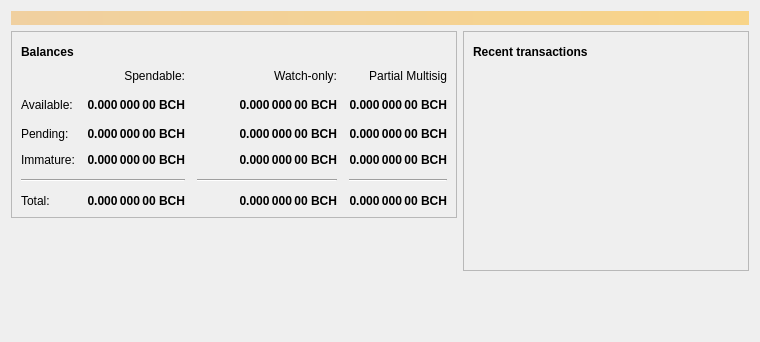
<?xml version="1.0" encoding="UTF-8"?>
<ui version="4.0">
 <class>OverviewPage</class>
 <widget class="QWidget" name="OverviewPage">
  <property name="geometry">
   <rect>
    <x>0</x>
    <y>0</y>
    <width>760</width>
    <height>342</height>
   </rect>
  </property>
  <property name="windowTitle">
   <string>Form</string>
  </property>
  <layout class="QVBoxLayout" name="topLayout">
   <item>
    <widget class="QLabel" name="labelAlerts">
     <property name="visible">
      <bool>false</bool>
     </property>
     <property name="styleSheet">
      <string notr="true">background-color: qlineargradient(x1: 0, y1: 0, x2: 1, y2: 0, stop:0 #F0D0A0, stop:1 #F8D488); color:#000000;</string>
     </property>
     <property name="wordWrap">
      <bool>true</bool>
     </property>
     <property name="margin">
      <number>3</number>
     </property>
    </widget>
   </item>
   <item>
    <layout class="QHBoxLayout" name="horizontalLayout" stretch="1,1">
     <item>
      <layout class="QVBoxLayout" name="verticalLayout_2">
       <item>
        <widget class="QFrame" name="frame">
         <property name="frameShape">
          <enum>QFrame::StyledPanel</enum>
         </property>
         <property name="frameShadow">
          <enum>QFrame::Raised</enum>
         </property>
         <layout class="QVBoxLayout" name="verticalLayout_4">
          <item>
           <layout class="QHBoxLayout" name="horizontalLayout_4">
            <item>
             <widget class="QLabel" name="label_5">
              <property name="font">
               <font>
                <bold>true</bold>
               </font>
              </property>
              <property name="text">
               <string>Balances</string>
              </property>
             </widget>
            </item>
            <item>
             <widget class="QPushButton" name="labelWalletStatus">
              <property name="enabled">
               <bool>true</bool>
              </property>
              <property name="maximumSize">
               <size>
                <width>30</width>
                <height>16777215</height>
               </size>
              </property>
              <property name="toolTip">
               <string>The displayed information may be out of date. Your wallet automatically synchronizes with the Bitcoin network after a connection is established, but this process has not completed yet.</string>
              </property>
              <property name="text">
               <string/>
              </property>
              <property name="icon">
               <iconset>
                <normaloff>:/icons/warning</normaloff>
                <disabledoff>:/icons/warning</disabledoff>:/icons/warning</iconset>
              </property>
              <property name="iconSize">
               <size>
                <width>24</width>
                <height>24</height>
               </size>
              </property>
              <property name="flat">
               <bool>true</bool>
              </property>
             </widget>
            </item>
            <item>
             <spacer name="horizontalSpacer_3">
              <property name="orientation">
               <enum>Qt::Horizontal</enum>
              </property>
              <property name="sizeHint" stdset="0">
               <size>
                <width>40</width>
                <height>20</height>
               </size>
              </property>
             </spacer>
            </item>
           </layout>
          </item>
          <item>
           <layout class="QGridLayout" name="gridLayout">
            <property name="spacing">
             <number>12</number>
            </property>
            <item row="3" column="2">
             <widget class="QLabel" name="labelWatchImmature">
              <property name="font">
               <font>
                <bold>true</bold>
               </font>
              </property>
              <property name="cursor">
               <cursorShape>IBeamCursor</cursorShape>
              </property>
              <property name="toolTip">
               <string>Mined balance in watch-only addresses that has not yet matured</string>
              </property>
              <property name="text">
               <string notr="true">0.000 000 00 BCH</string>
              </property>
              <property name="alignment">
               <set>Qt::AlignRight|Qt::AlignTrailing|Qt::AlignVCenter</set>
              </property>
              <property name="textInteractionFlags">
               <set>Qt::LinksAccessibleByMouse|Qt::TextSelectableByKeyboard|Qt::TextSelectableByMouse</set>
              </property>
             </widget>
            </item>
            <item row="5" column="2">
             <widget class="QLabel" name="labelWatchTotal">
              <property name="font">
               <font>
                <bold>true</bold>
               </font>
              </property>
              <property name="cursor">
               <cursorShape>IBeamCursor</cursorShape>
              </property>
              <property name="toolTip">
               <string>Current total balance in watch-only addresses</string>
              </property>
              <property name="text">
               <string notr="true">0.000 000 00 BCH</string>
              </property>
              <property name="alignment">
               <set>Qt::AlignRight|Qt::AlignTrailing|Qt::AlignVCenter</set>
              </property>
              <property name="textInteractionFlags">
               <set>Qt::LinksAccessibleByMouse|Qt::TextSelectableByKeyboard|Qt::TextSelectableByMouse</set>
              </property>
             </widget>
            </item>
            <item row="5" column="0">
             <widget class="QLabel" name="labelTotalText">
              <property name="text">
               <string>Total:</string>
              </property>
             </widget>
            </item>
            <item row="0" column="2">
             <widget class="QLabel" name="labelWatchonly">
              <property name="text">
               <string>Watch-only:</string>
              </property>
              <property name="alignment">
               <set>Qt::AlignRight|Qt::AlignTrailing|Qt::AlignVCenter</set>
              </property>
             </widget>
            </item>
            <item row="1" column="2">
             <widget class="QLabel" name="labelWatchAvailable">
              <property name="font">
               <font>
                <bold>true</bold>
               </font>
              </property>
              <property name="cursor">
               <cursorShape>IBeamCursor</cursorShape>
              </property>
              <property name="toolTip">
               <string>Your current balance in watch-only addresses</string>
              </property>
              <property name="text">
               <string notr="true">0.000 000 00 BCH</string>
              </property>
              <property name="alignment">
               <set>Qt::AlignRight|Qt::AlignTrailing|Qt::AlignVCenter</set>
              </property>
              <property name="textInteractionFlags">
               <set>Qt::LinksAccessibleByMouse|Qt::TextSelectableByKeyboard|Qt::TextSelectableByMouse</set>
              </property>
             </widget>
            </item>
            <item row="0" column="1">
             <widget class="QLabel" name="labelSpendable">
              <property name="text">
               <string>Spendable:</string>
              </property>
              <property name="alignment">
               <set>Qt::AlignRight|Qt::AlignTrailing|Qt::AlignVCenter</set>
              </property>
             </widget>
            </item>
            <item row="2" column="3">
             <widget class="QLabel" name="labelPartialMultisigPending">
              <property name="font">
               <font>
                <bold>true</bold>
               </font>
              </property>
              <property name="cursor">
               <cursorShape>IBeamCursor</cursorShape>
              </property>
              <property name="toolTip">
               <string>Unconfirmed transactions to multisig addresses with at least one key but not all of the keys</string>
              </property>
              <property name="text">
               <string>0.000 000 00 BCH</string>
              </property>
              <property name="alignment">
               <set>Qt::AlignRight|Qt::AlignTrailing|Qt::AlignVCenter</set>
              </property>
              <property name="textInteractionFlags">
               <set>Qt::LinksAccessibleByMouse|Qt::TextSelectableByKeyboard|Qt::TextSelectableByMouse</set>
              </property>
             </widget>
            </item>
            <item row="1" column="4">
             <spacer name="horizontalSpacer_2">
              <property name="orientation">
               <enum>Qt::Horizontal</enum>
              </property>
              <property name="sizeType">
               <enum>QSizePolicy::Expanding</enum>
              </property>
              <property name="sizeHint" stdset="0">
               <size>
                <width>40</width>
                <height>20</height>
               </size>
              </property>
             </spacer>
            </item>
            <item row="4" column="0" colspan="2">
             <widget class="Line" name="line">
              <property name="orientation">
               <enum>Qt::Horizontal</enum>
              </property>
             </widget>
            </item>
            <item row="3" column="1">
             <widget class="QLabel" name="labelImmature">
              <property name="font">
               <font>
                <bold>true</bold>
               </font>
              </property>
              <property name="cursor">
               <cursorShape>IBeamCursor</cursorShape>
              </property>
              <property name="toolTip">
               <string>Mined balance that has not yet matured</string>
              </property>
              <property name="text">
               <string notr="true">0.000 000 00 BCH</string>
              </property>
              <property name="alignment">
               <set>Qt::AlignRight|Qt::AlignTrailing|Qt::AlignVCenter</set>
              </property>
              <property name="textInteractionFlags">
               <set>Qt::LinksAccessibleByMouse|Qt::TextSelectableByKeyboard|Qt::TextSelectableByMouse</set>
              </property>
             </widget>
            </item>
            <item row="1" column="1">
             <widget class="QLabel" name="labelBalance">
              <property name="font">
               <font>
                <bold>true</bold>
               </font>
              </property>
              <property name="cursor">
               <cursorShape>IBeamCursor</cursorShape>
              </property>
              <property name="toolTip">
               <string>Your current spendable balance</string>
              </property>
              <property name="text">
               <string notr="true">0.000 000 00 BCH</string>
              </property>
              <property name="alignment">
               <set>Qt::AlignRight|Qt::AlignTrailing|Qt::AlignVCenter</set>
              </property>
              <property name="textInteractionFlags">
               <set>Qt::LinksAccessibleByMouse|Qt::TextSelectableByKeyboard|Qt::TextSelectableByMouse</set>
              </property>
             </widget>
            </item>
            <item row="2" column="2">
             <widget class="QLabel" name="labelWatchPending">
              <property name="font">
               <font>
                <bold>true</bold>
               </font>
              </property>
              <property name="cursor">
               <cursorShape>IBeamCursor</cursorShape>
              </property>
              <property name="toolTip">
               <string>Unconfirmed transactions to watch-only addresses</string>
              </property>
              <property name="text">
               <string notr="true">0.000 000 00 BCH</string>
              </property>
              <property name="alignment">
               <set>Qt::AlignRight|Qt::AlignTrailing|Qt::AlignVCenter</set>
              </property>
              <property name="textInteractionFlags">
               <set>Qt::LinksAccessibleByMouse|Qt::TextSelectableByKeyboard|Qt::TextSelectableByMouse</set>
              </property>
             </widget>
            </item>
            <item row="3" column="3">
             <widget class="QLabel" name="labelPartialMultisigImmature">
              <property name="font">
               <font>
                <bold>true</bold>
               </font>
              </property>
              <property name="cursor">
               <cursorShape>IBeamCursor</cursorShape>
              </property>
              <property name="toolTip">
               <string>Mined balance in multisig addresses with at least one key but not all keys that has not yet matured</string>
              </property>
              <property name="text">
               <string>0.000 000 00 BCH</string>
              </property>
              <property name="alignment">
               <set>Qt::AlignRight|Qt::AlignTrailing|Qt::AlignVCenter</set>
              </property>
              <property name="textInteractionFlags">
               <set>Qt::LinksAccessibleByMouse|Qt::TextSelectableByKeyboard|Qt::TextSelectableByMouse</set>
              </property>
             </widget>
            </item>
            <item row="1" column="3">
             <widget class="QLabel" name="labelPartialMultisigAvailable">
              <property name="font">
               <font>
                <bold>true</bold>
               </font>
              </property>
              <property name="cursor">
               <cursorShape>IBeamCursor</cursorShape>
              </property>
              <property name="toolTip">
               <string>Your current balance in multisig addresses that we have one key but not all of the keys for</string>
              </property>
              <property name="text">
               <string>0.000 000 00 BCH</string>
              </property>
              <property name="alignment">
               <set>Qt::AlignRight|Qt::AlignTrailing|Qt::AlignVCenter</set>
              </property>
              <property name="textInteractionFlags">
               <set>Qt::LinksAccessibleByMouse|Qt::TextSelectableByKeyboard|Qt::TextSelectableByMouse</set>
              </property>
             </widget>
            </item>
            <item row="4" column="2">
             <widget class="Line" name="lineWatchBalance">
              <property name="sizePolicy">
               <sizepolicy hsizetype="Preferred" vsizetype="Fixed">
                <horstretch>0</horstretch>
                <verstretch>0</verstretch>
               </sizepolicy>
              </property>
              <property name="minimumSize">
               <size>
                <width>140</width>
                <height>0</height>
               </size>
              </property>
              <property name="orientation">
               <enum>Qt::Horizontal</enum>
              </property>
             </widget>
            </item>
            <item row="2" column="0">
             <widget class="QLabel" name="labelPendingText">
              <property name="text">
               <string>Pending:</string>
              </property>
             </widget>
            </item>
            <item row="0" column="3">
             <widget class="QLabel" name="labelPartialMultisig">
              <property name="text">
               <string>Partial Multisig</string>
              </property>
              <property name="alignment">
               <set>Qt::AlignRight|Qt::AlignTrailing|Qt::AlignVCenter</set>
              </property>
             </widget>
            </item>
            <item row="5" column="1">
             <widget class="QLabel" name="labelTotal">
              <property name="font">
               <font>
                <bold>true</bold>
               </font>
              </property>
              <property name="cursor">
               <cursorShape>IBeamCursor</cursorShape>
              </property>
              <property name="toolTip">
               <string>Your current total balance</string>
              </property>
              <property name="text">
               <string notr="true">0.000 000 00 BCH</string>
              </property>
              <property name="alignment">
               <set>Qt::AlignRight|Qt::AlignTrailing|Qt::AlignVCenter</set>
              </property>
              <property name="textInteractionFlags">
               <set>Qt::LinksAccessibleByMouse|Qt::TextSelectableByKeyboard|Qt::TextSelectableByMouse</set>
              </property>
             </widget>
            </item>
            <item row="2" column="1">
             <widget class="QLabel" name="labelUnconfirmed">
              <property name="font">
               <font>
                <bold>true</bold>
               </font>
              </property>
              <property name="cursor">
               <cursorShape>IBeamCursor</cursorShape>
              </property>
              <property name="toolTip">
               <string>Total of transactions that have yet to be confirmed, and do not yet count toward the spendable balance</string>
              </property>
              <property name="text">
               <string notr="true">0.000 000 00 BCH</string>
              </property>
              <property name="alignment">
               <set>Qt::AlignRight|Qt::AlignTrailing|Qt::AlignVCenter</set>
              </property>
              <property name="textInteractionFlags">
               <set>Qt::LinksAccessibleByMouse|Qt::TextSelectableByKeyboard|Qt::TextSelectableByMouse</set>
              </property>
             </widget>
            </item>
            <item row="3" column="0">
             <widget class="QLabel" name="labelImmatureText">
              <property name="text">
               <string>Immature:</string>
              </property>
             </widget>
            </item>
            <item row="1" column="0">
             <widget class="QLabel" name="labelBalanceText">
              <property name="text">
               <string>Available:</string>
              </property>
             </widget>
            </item>
            <item row="5" column="3">
             <widget class="QLabel" name="labelPartialMultisigTotal">
              <property name="font">
               <font>
                <bold>true</bold>
               </font>
              </property>
              <property name="cursor">
               <cursorShape>IBeamCursor</cursorShape>
              </property>
              <property name="toolTip">
               <string>Current total balance in multisig addresses where we have at least 1 key but not all keys</string>
              </property>
              <property name="text">
               <string>0.000 000 00 BCH</string>
              </property>
              <property name="alignment">
               <set>Qt::AlignRight|Qt::AlignTrailing|Qt::AlignVCenter</set>
              </property>
              <property name="textInteractionFlags">
               <set>Qt::LinksAccessibleByMouse|Qt::TextSelectableByKeyboard|Qt::TextSelectableByMouse</set>
              </property>
             </widget>
            </item>
            <item row="4" column="3">
             <widget class="Line" name="linePartialMultisigBalance">
              <property name="orientation">
               <enum>Qt::Horizontal</enum>
              </property>
             </widget>
            </item>
           </layout>
          </item>
         </layout>
        </widget>
       </item>
       <item>
        <spacer name="verticalSpacer">
         <property name="orientation">
          <enum>Qt::Vertical</enum>
         </property>
         <property name="sizeHint" stdset="0">
          <size>
           <width>20</width>
           <height>40</height>
          </size>
         </property>
        </spacer>
       </item>
      </layout>
     </item>
     <item>
      <layout class="QVBoxLayout" name="verticalLayout_3">
       <item>
        <widget class="QFrame" name="frame_2">
         <property name="frameShape">
          <enum>QFrame::StyledPanel</enum>
         </property>
         <property name="frameShadow">
          <enum>QFrame::Raised</enum>
         </property>
         <layout class="QVBoxLayout" name="verticalLayout">
          <item>
           <layout class="QHBoxLayout" name="horizontalLayout_2">
            <item>
             <widget class="QLabel" name="label_4">
              <property name="font">
               <font>
                <bold>true</bold>
               </font>
              </property>
              <property name="text">
               <string>Recent transactions</string>
              </property>
             </widget>
            </item>
            <item>
             <widget class="QPushButton" name="labelTransactionsStatus">
              <property name="enabled">
               <bool>true</bool>
              </property>
              <property name="maximumSize">
               <size>
                <width>30</width>
                <height>16777215</height>
               </size>
              </property>
              <property name="toolTip">
               <string>The displayed information may be out of date. Your wallet automatically synchronizes with the Bitcoin network after a connection is established, but this process has not completed yet.</string>
              </property>
              <property name="text">
               <string/>
              </property>
              <property name="icon">
               <iconset>
                <normaloff>:/icons/warning</normaloff>
                <disabledoff>:/icons/warning</disabledoff>:/icons/warning</iconset>
              </property>
              <property name="iconSize">
               <size>
                <width>24</width>
                <height>24</height>
               </size>
              </property>
              <property name="flat">
               <bool>true</bool>
              </property>
             </widget>
            </item>
            <item>
             <spacer name="horizontalSpacer">
              <property name="orientation">
               <enum>Qt::Horizontal</enum>
              </property>
              <property name="sizeHint" stdset="0">
               <size>
                <width>40</width>
                <height>20</height>
               </size>
              </property>
             </spacer>
            </item>
           </layout>
          </item>
          <item>
           <widget class="QListView" name="listTransactions">
            <property name="styleSheet">
             <string notr="true">QListView { background: transparent; }</string>
            </property>
            <property name="frameShape">
             <enum>QFrame::NoFrame</enum>
            </property>
            <property name="verticalScrollBarPolicy">
             <enum>Qt::ScrollBarAlwaysOff</enum>
            </property>
            <property name="horizontalScrollBarPolicy">
             <enum>Qt::ScrollBarAlwaysOff</enum>
            </property>
            <property name="selectionMode">
             <enum>QAbstractItemView::NoSelection</enum>
            </property>
           </widget>
          </item>
         </layout>
        </widget>
       </item>
       <item>
        <spacer name="verticalSpacer_2">
         <property name="orientation">
          <enum>Qt::Vertical</enum>
         </property>
         <property name="sizeHint" stdset="0">
          <size>
           <width>20</width>
           <height>40</height>
          </size>
         </property>
        </spacer>
       </item>
      </layout>
     </item>
    </layout>
   </item>
  </layout>
 </widget>
 <resources/>
 <connections/>
</ui>
